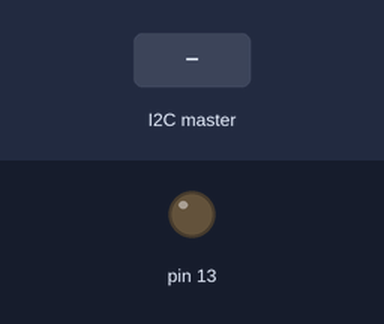
Recording of a sketch running on a simulated Arduino Uno, built with avr-gcc and run on an emulated ATmega328P. Shown: output pins drawn as LEDs (lit = HIGH). The inputs (shaded band) are chosen by the test bench.

Above: at 1.2 s.
1.3 s: the I2C master sends "H"
At 2.3 s:
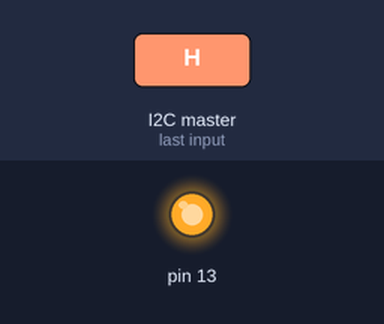
2.8 s: the I2C master sends "L"
At 3.4 s:
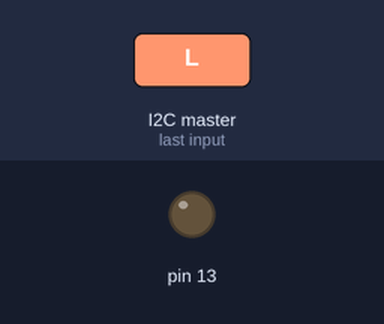
Timing chart, 0 to 5.8 s (numbered marks = the images above; inputs shaded):
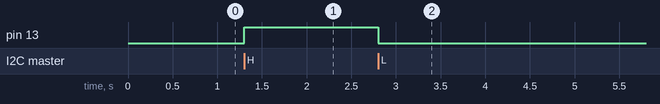

Measured:
- after the input at 1.3 s, pin 13: LOW → HIGH at once
- after the input at 2.8 s, pin 13: HIGH → LOW at once

The sketch:

slave.ino
```cpp
//i2c Slave Code(UNO)
#include <Wire.h>
void setup()
{
  Wire.begin(6); // Khởi tạo thư viện i2c địa chỉ 6
  Wire.onReceive(receiveEvent); // khởi tạo chế độ nhận tín hiệu từ boad chủ
  pinMode(13,OUTPUT);
  digitalWrite(13,LOW);
}
void loop()
{
}

void receiveEvent() // hàm sự kiện nhận tín hiệu từ boad chủ
{
  while(Wire.available()) // chờ cho đến khi có tín hiệu
  {
    char c = Wire.read(); // biến c để lưu dữ liệu nhận được

    if(c == 'H') // nếu boad chủ gửi về tín hiệu là H
    {
      digitalWrite(13,HIGH); // chân 13 ở mức High
    }
    else if(c == 'L') // nếu tín hiệu boad chủ gửi về là L
    {
      digitalWrite(13,LOW);// chân 13 ở mức Low
    }
  }
}
```
